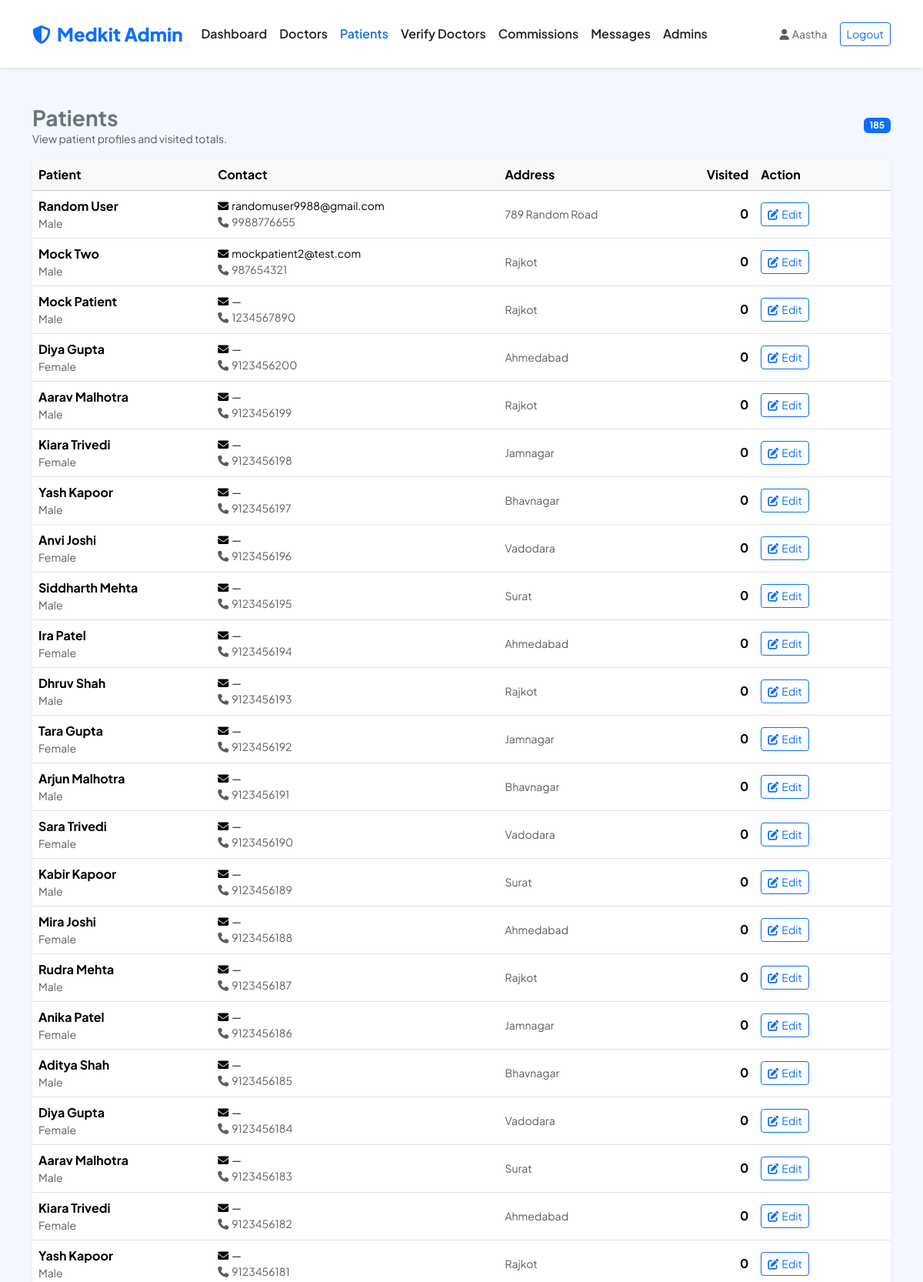
Page /MINI_PHP/admin/patients.php (signed in, upper part) on the committed database.
### tables this page shows
CREATE TABLE `patient` (
  `id` int(11) NOT NULL,
  `firstname` varchar(225) DEFAULT '',
  `lastname` varchar(225) DEFAULT '',
  `phone_number` bigint(20) DEFAULT 0,
  `email` varchar(100) DEFAULT NULL,
  `password` varchar(255) DEFAULT NULL,
  `date_of_birth` date DEFAULT curdate(),
  `gender` varchar(225) DEFAULT '',
  `address` varchar(225) DEFAULT '',
  `created_at` timestamp NOT NULL DEFAULT current_timestamp(),
  `updated_at` timestamp NOT NULL DEFAULT current_timestamp() ON UPDATE current_timestamp()
);

### MINI_PHP/admin/_bootstrap.php (called while the page is built, shortened)
<?php
if (!function_exists('admin_name')) {
  function admin_name(): string
  {
    return (string)($_SESSION['admin_name'] ?? 'Admin');
  }
}
if (!function_exists('admin_h')) {
  function admin_h(string $value): string
  {
    return htmlspecialchars($value, ENT_QUOTES, 'UTF-8');
  }
}

### MINI_PHP/admin/patients.php (the view, shortened to what this page needs)
<?php
require_once __DIR__ . '/_bootstrap.php';
$patients = [];
$q = "
  SELECT
    p.id,
    p.firstname,
    p.lastname,
    p.email,
    p.phone_number,
    p.gender,
    p.address,
    p.created_at,
    COALESCE(vb_stats.visited_count, 0) AS visited_count
  FROM patient p
  LEFT JOIN (
    SELECT patient_id, COUNT(*) AS visited_count
    FROM visit_booking
    WHERE status = 'visited'
    GROUP BY patient_id
  ) vb_stats ON vb_stats.patient_id = p.id
  ORDER BY p.created_at DESC, p.id DESC
  LIMIT 500
";
$res = $conn->query($q);
if ($res) {
  while ($row = $res->fetch_assoc()) {
    $patients[] = $row;
  }
}
$css_v = (int)@filemtime(__DIR__ . '/../custom_style.css');
?>
<!DOCTYPE html>
<html lang="en">
<head>
  <link href="https://cdn.jsdelivr.net/npm/bootstrap@5.3.2/dist/css/bootstrap.min.css" rel="stylesheet">
  <link rel="stylesheet" href="https://cdnjs.cloudflare.com/ajax/libs/font-awesome/6.4.0/css/all.min.css">
  <link rel="stylesheet" href="../custom_style.css?v=<?php echo $css_v; ?>">
</head>
<body style="background-color: var(--secondary-color);">
  <nav class="navbar navbar-expand-lg bg-white py-3 shadow-sm">
    <div class="container">
      <a class="navbar-brand text-primary" href="dashboard.php"><i class="fas fa-shield-halved me-2"></i>Medkit Admin</a>
      <div class="collapse navbar-collapse" id="adminNav">
        <ul class="navbar-nav me-auto">
          <li class="nav-item"><a class="nav-link" href="dashboard.php">Dashboard</a></li>
          <li class="nav-item"><a class="nav-link" href="doctors.php">Doctors</a></li>
          <li class="nav-item"><a class="nav-link active" href="patients.php">Patients</a></li>
          <li class="nav-item"><a class="nav-link" href="verify_doctors.php">Verify Doctors</a></li>
          <li class="nav-item"><a class="nav-link" href="commissions.php">Commissions</a></li>
          <li class="nav-item"><a class="nav-link" href="contact_messages.php">Messages</a></li>
          <li class="nav-item"><a class="nav-link" href="admin_users.php">Admins</a></li>
        </ul>
        <div class="d-flex align-items-center gap-3">
          <span class="text-muted small"><i class="fas fa-user me-1"></i><?php echo admin_h(admin_name()); ?></span>
          <a class="btn btn-outline-primary btn-sm" href="logout.php">Logout</a>
        </div>
      </div>
    </div>
  </nav>
  <main class="container py-5">
    <div class="d-flex align-items-center justify-content-between mb-3">
      <div>
        <h3 class="fw-bold mb-0">Patients</h3>
        <div class="text-muted small">View patient profiles and visited totals.</div>
      </div>
      <span class="badge bg-primary"><?php echo count($patients); ?></span>
    </div>
    <div class="card border-0 shadow-sm">
      <div class="table-responsive">
        <table class="table table-hover align-middle mb-0">
          <thead class="table-light">
            <tr>
              <th>Patient</th>
              <th>Contact</th>
              <th>Address</th>
              <th class="text-end">Visited</th>
              <th style="min-width: 110px;">Action</th>
            </tr>
          </thead>
          <tbody>
            <?php if (empty($patients)): ?>
              <tr>
                <td colspan="5" class="text-center text-muted py-4">No patients found.</td>
              </tr>
            <?php else: ?>
              <?php foreach ($patients as $p): ?>
                <?php
                $patient_id = (int)($p['id'] ?? 0);
                $name = trim((string)($p['firstname'] ?? '') . ' ' . (string)($p['lastname'] ?? ''));
                $email = (string)($p['email'] ?? '');
                $phone = (string)($p['phone_number'] ?? '');
                $gender = (string)($p['gender'] ?? '');
                $addr = (string)($p['address'] ?? '');
                ?>
                <tr>
                  <td>
                    <div class="fw-bold"><?php echo admin_h($name !== '' ? $name : '—'); ?></div>
                    <div class="text-muted small"><?php echo admin_h($gender !== '' ? $gender : '—'); ?></div>
                  </td>
                  <td>
                    <div class="small"><i class="fas fa-envelope me-1"></i><?php echo admin_h($email !== '' ? $email : '—'); ?></div>
                    <div class="small text-muted"><i class="fas fa-phone me-1"></i><?php echo admin_h($phone !== '' ? $phone : '—'); ?></div>
                  </td>
                  <td class="small text-muted"><?php echo admin_h($addr !== '' ? $addr : '—'); ?></td>
                  <td class="text-end fw-bold"><?php echo (int)($p['visited_count'] ?? 0); ?></td>
                  <td>
                    <a class="btn btn-sm btn-outline-primary" href="patient_edit.php?id=<?php echo $patient_id; ?>">
                      <i class="fas fa-pen-to-square me-1"></i>Edit
                    </a>
                  </td>
                </tr>
              <?php endforeach; ?>
            <?php endif; ?>
          </tbody>
        </table>
      </div>
    </div>
  </main>
</body>
</html>

### MINI_PHP/custom_style.css (style rules this page uses)
:root { --primary-color: #1A76D1; --secondary-color: #F4F7FE; --heading-color: #212529; --text-color: #6C757D; --bs-body-font-family: 'Plus Jakarta Sans', sans-serif; --card-shadow: 0 10px 30px rgba(0, 0, 0, 0.07); }
body { background-color: #FFF; color: var(--text-color); }
html, body { max-width: 100%; overflow-x: hidden; }
.navbar-brand { font-weight: 800; font-size: 1.5rem; }
.navbar .nav-link { font-weight: 600; color: var(--heading-color); transition: color .3s; padding: 1rem; }
.navbar .nav-link:hover, .navbar .nav-link.active { color: var(--primary-color); }

### rows in the picture
patient: admin_h($name !== '' ? $name : '—') "Random User", gender "Male", email "randomuser9988@gmail.com", phone_number "9988776655", address "789 Random Road", visited_count "0"
patient: admin_h($name !== '' ? $name : '—') "Mock Two", gender "Male", email "mockpatient2@test.com", phone_number "987654321", address "Rajkot", visited_count "0"
patient: admin_h($name !== '' ? $name : '—') "Mock Patient", gender "Male", email "—", phone_number "1234567890", address "Rajkot", visited_count "0"
patient: admin_h($name !== '' ? $name : '—') "Diya Gupta", gender "Female", email "—", phone_number "9123456200", address "Ahmedabad", visited_count "0"
patient: admin_h($name !== '' ? $name : '—') "Aarav Malhotra", gender "Male", email "—", phone_number "9123456199", address "Rajkot", visited_count "0"
patient: admin_h($name !== '' ? $name : '—') "Kiara Trivedi", gender "Female", email "—", phone_number "9123456198", address "Jamnagar", visited_count "0"
patient: admin_h($name !== '' ? $name : '—') "Yash Kapoor", gender "Male", email "—", phone_number "9123456197", address "Bhavnagar", visited_count "0"
patient: admin_h($name !== '' ? $name : '—') "Anvi Joshi", gender "Female", email "—", phone_number "9123456196", address "Vadodara", visited_count "0"
patient: admin_h($name !== '' ? $name : '—') "Siddharth Mehta", gender "Male", email "—", phone_number "9123456195", address "Surat", visited_count "0"
patient: admin_h($name !== '' ? $name : '—') "Ira Patel", gender "Female", email "—", phone_number "9123456194", address "Ahmedabad", visited_count "0"
patient: admin_h($name !== '' ? $name : '—') "Dhruv Shah", gender "Male", email "—", phone_number "9123456193", address "Rajkot", visited_count "0"
patient: admin_h($name !== '' ? $name : '—') "Tara Gupta", gender "Female", email "—", phone_number "9123456192", address "Jamnagar", visited_count "0"
patient: admin_h($name !== '' ? $name : '—') "Arjun Malhotra", gender "Male", email "—", phone_number "9123456191", address "Bhavnagar", visited_count "0"
patient: admin_h($name !== '' ? $name : '—') "Sara Trivedi", gender "Female", email "—", phone_number "9123456190", address "Vadodara", visited_count "0"
patient: admin_h($name !== '' ? $name : '—') "Kabir Kapoor", gender "Male", email "—", phone_number "9123456189", address "Surat", visited_count "0"
patient: admin_h($name !== '' ? $name : '—') "Mira Joshi", gender "Female", email "—", phone_number "9123456188", address "Ahmedabad", visited_count "0"
patient: admin_h($name !== '' ? $name : '—') "Rudra Mehta", gender "Male", email "—", phone_number "9123456187", address "Rajkot", visited_count "0"
patient: admin_h($name !== '' ? $name : '—') "Anika Patel", gender "Female", email "—", phone_number "9123456186", address "Jamnagar", visited_count "0"
patient: admin_h($name !== '' ? $name : '—') "Aditya Shah", gender "Male", email "—", phone_number "9123456185", address "Bhavnagar", visited_count "0"
patient: admin_h($name !== '' ? $name : '—') "Diya Gupta", gender "Female", email "—", phone_number "9123456184", address "Vadodara", visited_count "0"
patient: admin_h($name !== '' ? $name : '—') "Aarav Malhotra", gender "Male", email "—", phone_number "9123456183", address "Surat", visited_count "0"
patient: admin_h($name !== '' ? $name : '—') "Kiara Trivedi", gender "Female", email "—", phone_number "9123456182", address "Ahmedabad", visited_count "0"
patient: admin_h($name !== '' ? $name : '—') "Yash Kapoor", gender "Male", email "—", phone_number "9123456181", address "Rajkot", visited_count "0"

### other values in the picture
admin_h(admin_name()) "Aastha"
count($patients) "185"
